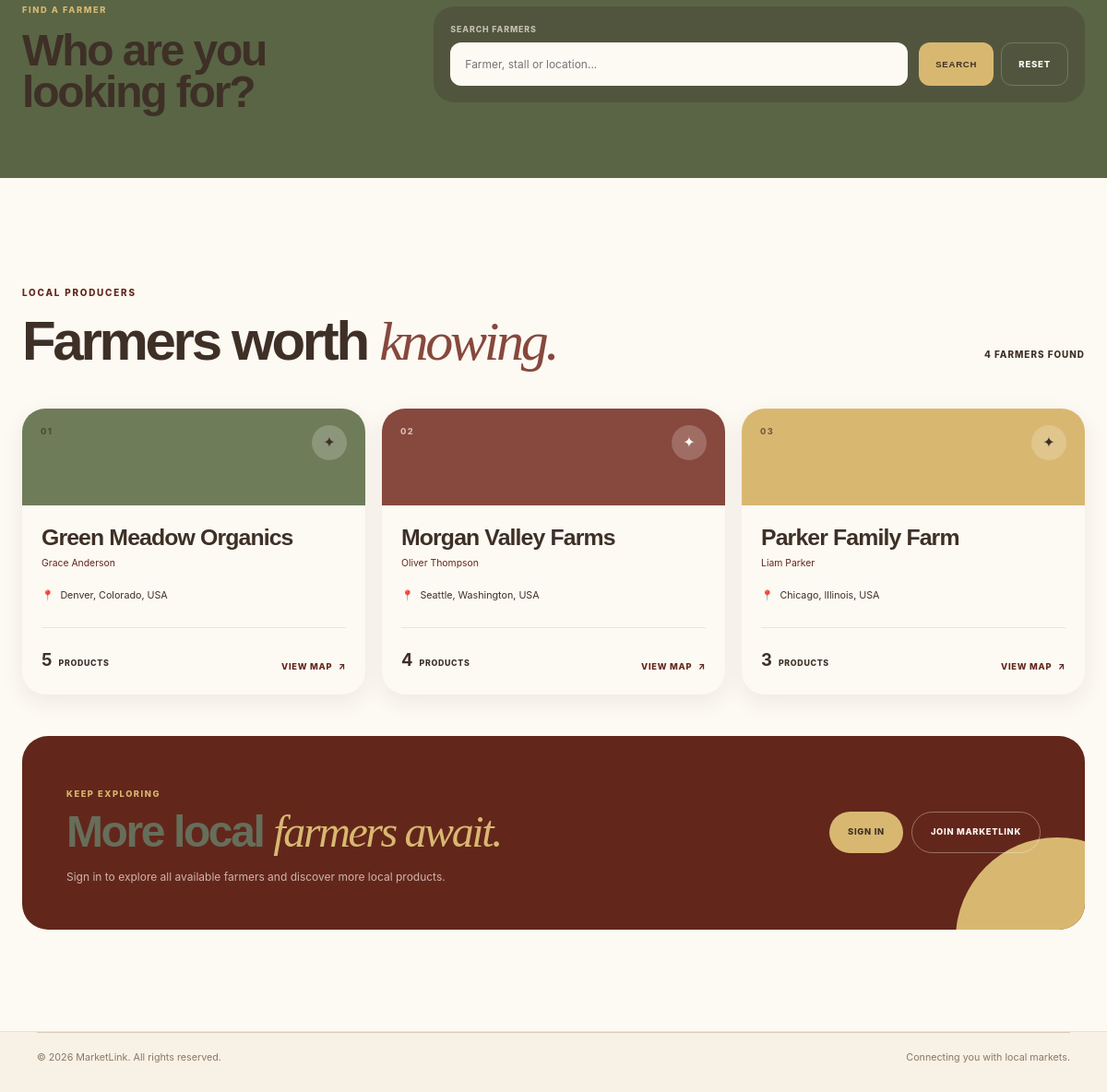
The app's page /public/farmers.php (lower part), older data.
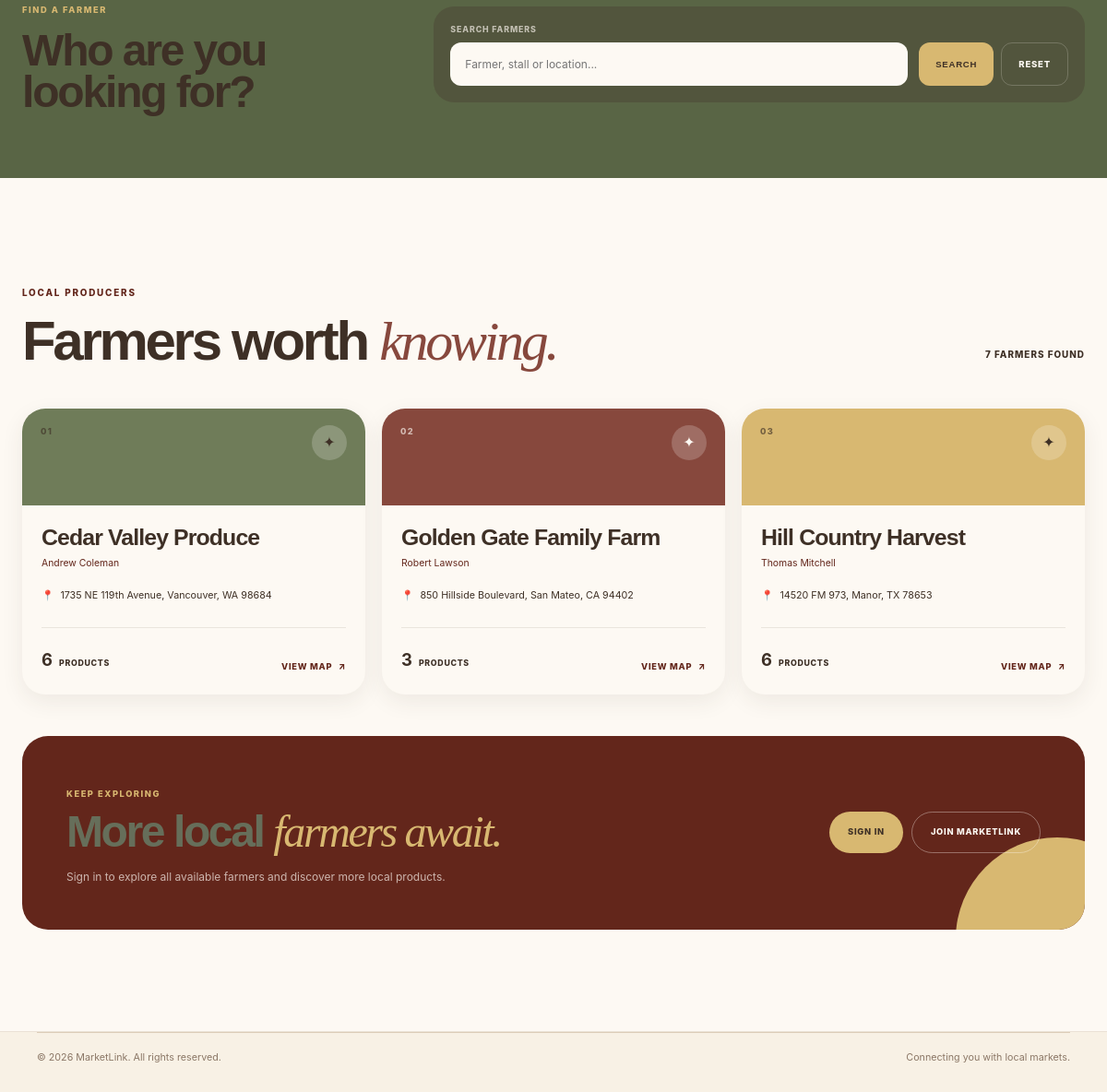
The same page, newer data.
### tables this page shows
CREATE TABLE `farmers` (
  `id` int(10) UNSIGNED NOT NULL,
  `user_id` int(10) UNSIGNED NOT NULL,
  `stall_name` varchar(150) NOT NULL,
  `contact_person` varchar(100) DEFAULT NULL,
  `description` text DEFAULT NULL,
  `address` varchar(255) DEFAULT NULL,
  `latitude` decimal(10,8) DEFAULT NULL,
  `longitude` decimal(11,8) DEFAULT NULL,
  `approval_status` enum('pending','approved','rejected') NOT NULL DEFAULT 'pending',
  `created_at` timestamp NOT NULL DEFAULT current_timestamp(),
  `updated_at` timestamp NOT NULL DEFAULT current_timestamp() ON UPDATE current_timestamp()
);

### includes/functions.php (called while the page is built, shortened)
<?php
function e($value): string
{
    return htmlspecialchars(
        (string) $value,
        ENT_QUOTES,
        'UTF-8'
    );
}

### public/farmers.php (the view, shortened to what the changed rows need)
<?php
require_once '../config/database.php';
require_once '../includes/functions.php';
$sql = "
    SELECT
        f.id,
        f.stall_name,
        f.contact_person,
        f.description,
        f.address,
        f.latitude,
        f.longitude,
        f.created_at,
        COUNT(DISTINCT p.id) AS product_count
    FROM farmers f
    LEFT JOIN products p
        ON p.farmer_id = f.id
        AND p.is_available = 1
        AND p.moderation_status = 'approved'
    WHERE f.approval_status = 'approved'
";
$sql .= "
    GROUP BY
        f.id,
        f.stall_name,
        f.contact_person,
        f.description,
        f.address,
        f.latitude,
        f.longitude,
        f.created_at
    ORDER BY f.stall_name ASC
";
$stmt = $conn->prepare($sql);
$stmt->execute();
$result = $stmt->get_result();
$farmers = [];
while ($row = $result->fetch_assoc()) {
    $farmers[] = $row;
}
$visibleFarmers = array_slice($farmers, 0, 3);
$hasMoreFarmers = count($farmers) > 3;
?>
<!DOCTYPE html>
<html lang="en">
<head>
    <link
        rel="stylesheet"
        href="../assets/css/base.css"
    >
    <link
        rel="stylesheet"
        href="../assets/css/homepage.css"
    >
    <link
        rel="stylesheet"
        href="../assets/css/farmers.css"
    >
</head>
<body>
    <main class="farmers-page">
    <section class="farmers-filters">
        <div class="container">
            <div class="farmers-filter-inner">
                <div class="farmers-filter-copy">
                    <h2>
                        Who are you
                        looking for?
                    </h2>
                </div>
            </div>
        </div>
    </section>
    <section class="farmers-results">
        <div class="container">
            <div class="farmers-result-header">
                <div>
                    <span class="farmers-eyebrow">
                    </span>
                    <h2>
                        Farmers worth
                        <em>knowing.</em>
                    </h2>
                </div>
                <p>
                    <?= e(count($farmers)) ?>
                    <?= count($farmers) === 1 ? 'farmer' : 'farmers' ?>
                    found
                </p>
            </div>
            <?php if (empty($farmers)): ?>
                <section class="farmers-empty">
                    <span>✦</span>
                    <h2>
                        No Farmers Found
                    </h2>
                    <p>
                        Try changing your search and see
                        what else is nearby.
                    </p>
                    <a
                        href="farmers.php"
                        class="farmers-empty-btn"
                    >
                        View All Farmers
                    </a>
                </section>
            <?php else: ?>
                <div class="farmers-grid">
                    <?php foreach ($visibleFarmers as $index => $farmer): ?>
                        <article class="farmer-card">
                            <header class="farmer-header">
                                <span class="farmer-number">
                                    <?= str_pad(
                                        $index + 1,
                                        2,
                                        '0',
                                        STR_PAD_LEFT
                                    ) ?>
                                </span>
                                <div class="farmer-symbol">
                                    ✦
                                </div>
                            </header>
                            <div class="farmer-body">
                                <h2>
                                    <?= e(
                                        $farmer['stall_name']
                                    ) ?>
                                </h2>
                                <?php if (
                                    !empty($farmer['contact_person'])
                                ): ?>
                                    <p class="farmer-contact">
                                        <?= e(
                                            $farmer['contact_person']
                                        ) ?>
                                    </p>
                                <?php endif; ?>
                                <?php if (
                                    !empty($farmer['address'])
                                ): ?>
                                    <div class="farmer-location">
                                        <span>📍</span>
                                        <span>
                                            <?= e(
                                                $farmer['address']
                                            ) ?>
                                        </span>
                                    </div>
                                <?php endif; ?>
                                <div class="farmer-card-footer">
                                    <div class="farmer-product-count">
                                        <strong>
                                            <?= e(
                                                $farmer['product_count']
                                            ) ?>
                                        </strong>
                                        <span>
                                            Products
                                        </span>
                                    </div>
                                    <?php if (
                                        !empty($farmer['latitude']) &&
                                        !empty($farmer['longitude'])
                                    ): ?>
                                        <a
                                            href="https://www.google.com/maps/search/?api=1&query=<?= e($farmer['latitude']) ?>,<?= e($farmer['longitude']) ?>"
                                            class="map-link"
                                            target="_blank"
                                            rel="noopener noreferrer"
                                        >
                                            View Map
                                            <span>↗</span>
                                        </a>
                                    <?php endif; ?>
                                </div>
                            </div>
                        </article>
                    <?php endforeach; ?>
                </div>
                <?php if ($hasMoreFarmers): ?>
                    <section class="farmers-signin-cta">
                        <div class="farmers-cta-copy">
                            <h2 style="color: #666e5a">
                                More local
                                <em>farmers await.</em>
                            </h2>
                        </div>
                    </section>
                <?php endif; ?>
            <?php endif; ?>
        </div>
    </section>
</main>
</body>
</html>

Row changes from the older to the newer data that the page shows:
no longer on this page (row edited): farmers: index "02", stall_name "Morgan Valley Farms", contact_person "Oliver Thompson", address "Seattle, Washington, USA", product_count "4"
no longer on this page (row edited): farmers: index "03", stall_name "Parker Family Farm", contact_person "Liam Parker", address "Chicago, Illinois, USA", product_count "3"
changed farmers: stall_name "Green Meadow Organics" → "Cedar Valley Produce"; contact_person "Grace Anderson" → "Andrew Coleman"; address "Denver, Colorado, USA" → "1735 NE 119th Avenue, Vancouver, WA 98684"; product_count "5" → "6"
added farmers: index "02", stall_name "Golden Gate Family Farm", contact_person "Robert Lawson", address "850 Hillside Boulevard, San Mateo, CA 94402", product_count "3"
now on this page (row edited): farmers: index "03", stall_name "Hill Country Harvest", contact_person "Thomas Mitchell", address "14520 FM 973, Manor, TX 78653", product_count "6"
Text that changed along with them:
count($farmers): "4" → "7"
